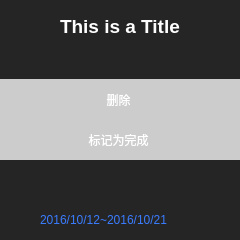
<?xml version="1.0" encoding="UTF-8"?>
<ui version="4.0">
 <class>PlanCard</class>
 <widget class="QWidget" name="PlanCard">
  <property name="geometry">
   <rect>
    <x>0</x>
    <y>0</y>
    <width>240</width>
    <height>240</height>
   </rect>
  </property>
  <property name="sizePolicy">
   <sizepolicy hsizetype="Fixed" vsizetype="Fixed">
    <horstretch>0</horstretch>
    <verstretch>0</verstretch>
   </sizepolicy>
  </property>
  <property name="minimumSize">
   <size>
    <width>240</width>
    <height>240</height>
   </size>
  </property>
  <property name="maximumSize">
   <size>
    <width>240</width>
    <height>240</height>
   </size>
  </property>
  <property name="windowTitle">
   <string>Form</string>
  </property>
  <property name="styleSheet">
   <string notr="true">border:none;background:#252526; border-radius:10px;color:white;</string>
  </property>
  <widget class="QFrame" name="frame">
   <property name="geometry">
    <rect>
     <x>0</x>
     <y>0</y>
     <width>240</width>
     <height>240</height>
    </rect>
   </property>
   <property name="minimumSize">
    <size>
     <width>240</width>
     <height>240</height>
    </size>
   </property>
   <property name="maximumSize">
    <size>
     <width>240</width>
     <height>240</height>
    </size>
   </property>
   <property name="frameShape">
    <enum>QFrame::StyledPanel</enum>
   </property>
   <property name="frameShadow">
    <enum>QFrame::Raised</enum>
   </property>
   <widget class="QTextEdit" name="tipEdit">
    <property name="enabled">
     <bool>false</bool>
    </property>
    <property name="geometry">
     <rect>
      <x>10</x>
      <y>50</y>
      <width>221</width>
      <height>132</height>
     </rect>
    </property>
    <property name="styleSheet">
     <string notr="true">color:gray;</string>
    </property>
   </widget>
   <widget class="QLabel" name="timeLab">
    <property name="geometry">
     <rect>
      <x>40</x>
      <y>210</y>
      <width>151</width>
      <height>20</height>
     </rect>
    </property>
    <property name="styleSheet">
     <string notr="true">color:#3a7cff</string>
    </property>
    <property name="text">
     <string>2016/10/12~2016/10/21</string>
    </property>
   </widget>
   <widget class="FCircle" name="typeCircle">
    <property name="geometry">
     <rect>
      <x>10</x>
      <y>10</y>
      <width>32</width>
      <height>32</height>
     </rect>
    </property>
    <property name="minimumSize">
     <size>
      <width>32</width>
      <height>32</height>
     </size>
    </property>
    <property name="color">
     <string>#d90d0d</string>
    </property>
    <property name="flag">
     <string>紧急事件</string>
    </property>
    <property name="radius">
     <number>8</number>
    </property>
   </widget>
   <widget class="QLabel" name="titleLab">
    <property name="geometry">
     <rect>
      <x>60</x>
      <y>10</y>
      <width>161</width>
      <height>32</height>
     </rect>
    </property>
    <property name="minimumSize">
     <size>
      <width>0</width>
      <height>32</height>
     </size>
    </property>
    <property name="font">
     <font>
      <pointsize>14</pointsize>
      <weight>75</weight>
      <bold>true</bold>
     </font>
    </property>
    <property name="text">
     <string>This is a Title</string>
    </property>
   </widget>
   <widget class="QFrame" name="toolFrame">
    <property name="geometry">
     <rect>
      <x>-1</x>
      <y>79</y>
      <width>241</width>
      <height>81</height>
     </rect>
    </property>
    <property name="styleSheet">
     <string notr="true">background:#ccc;border-radius:0px;</string>
    </property>
    <property name="frameShape">
     <enum>QFrame::StyledPanel</enum>
    </property>
    <property name="frameShadow">
     <enum>QFrame::Raised</enum>
    </property>
    <widget class="QPushButton" name="delBtn">
     <property name="geometry">
      <rect>
       <x>-6</x>
       <y>0</y>
       <width>251</width>
       <height>41</height>
      </rect>
     </property>
     <property name="styleSheet">
      <string notr="true">#delBtn:hover{background:#666;}</string>
     </property>
     <property name="text">
      <string>删除</string>
     </property>
    </widget>
    <widget class="QPushButton" name="completeBtn">
     <property name="geometry">
      <rect>
       <x>-6</x>
       <y>40</y>
       <width>251</width>
       <height>41</height>
      </rect>
     </property>
     <property name="styleSheet">
      <string notr="true">#completeBtn:hover{background:#666;}</string>
     </property>
     <property name="text">
      <string>标记为完成</string>
     </property>
    </widget>
   </widget>
   <zorder>typeCircle</zorder>
   <zorder>titleLab</zorder>
   <zorder>tipEdit</zorder>
   <zorder>timeLab</zorder>
   <zorder>toolFrame</zorder>
  </widget>
 </widget>
 <customwidgets>
  <customwidget>
   <class>FCircle</class>
   <extends>QLabel</extends>
   <header>fcircle.h</header>
  </customwidget>
 </customwidgets>
 <resources/>
 <connections/>
</ui>
